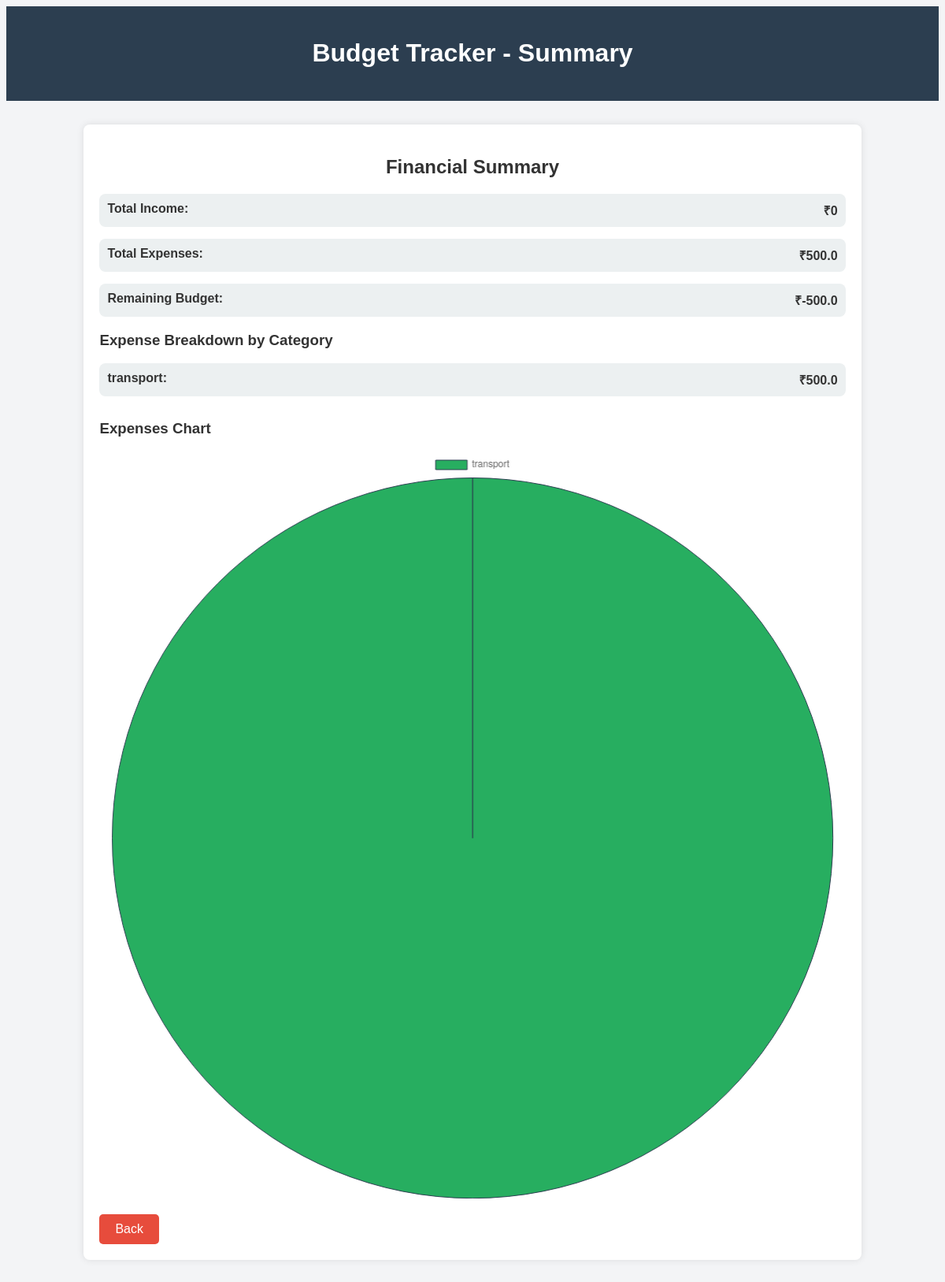
Before: /summary (signed in) with the older database file.
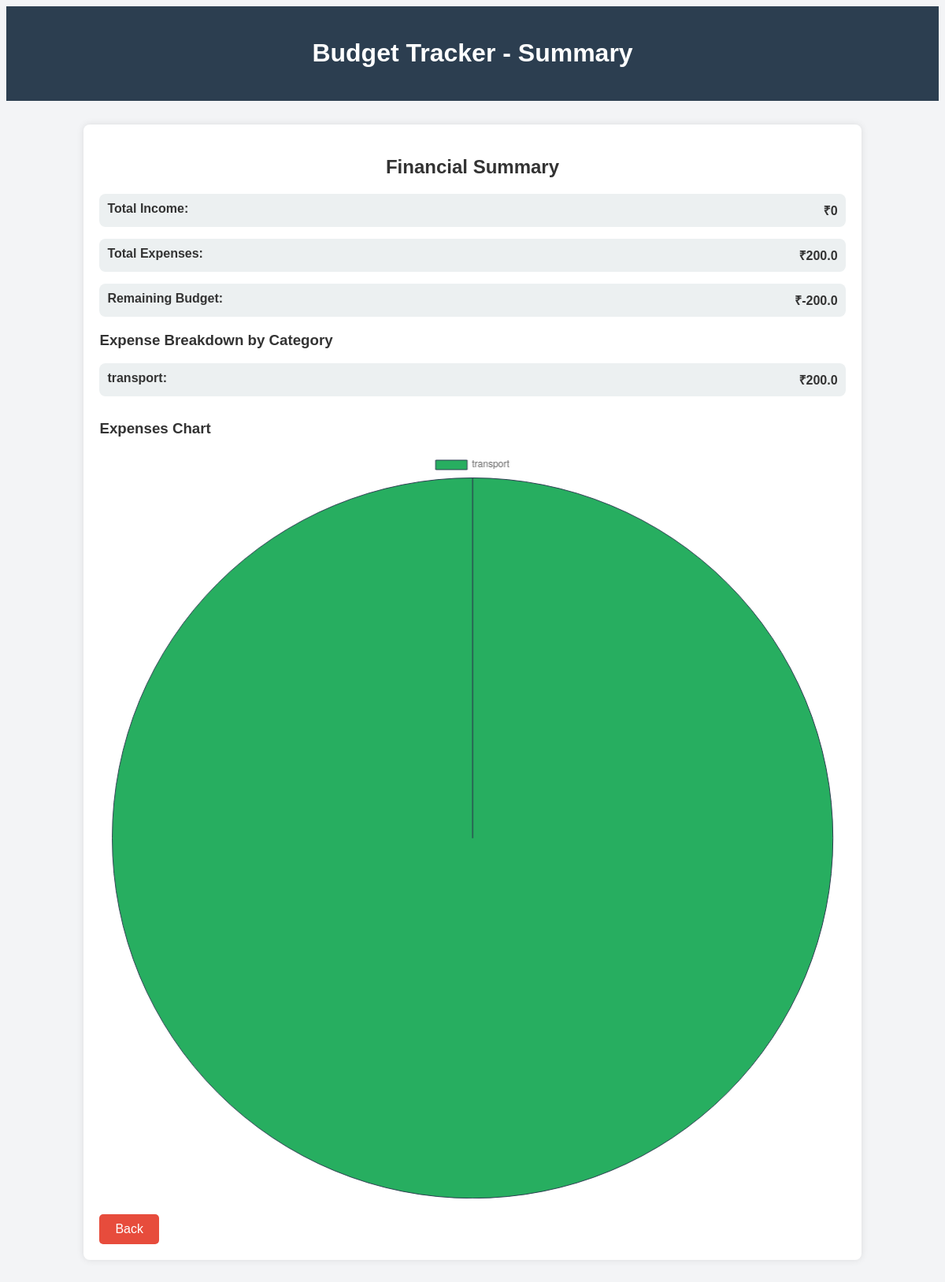
After: the same page with the newer database file.
### models.py (models this page shows)
class Transactions(db.Model):
    __tablename__ = 'transactions'  # Make sure this table name matches the database
    id = db.Column(db.Integer, primary_key=True)
    date = db.Column(db.String(10), nullable=False)
    type = db.Column(db.String(10), nullable=False)
    category = db.Column(db.String(50), nullable=False)
    amount = db.Column(db.Float, nullable=False)
    description = db.Column(db.String(200))
    user_id = db.Column(db.Integer, db.ForeignKey('users_new.id'), nullable=False)
    user = db.relationship('User', back_populates='transactions')

### app.py (the view)
@app.route('/summary')
def summary():
    if 'user_id' not in session:
        return redirect(url_for('login'))  # Redirect to login if not logged in
    user_id = session['user_id']
    category_expenses = db.session.query(Transactions.category, db.func.sum(Transactions.amount).label('total_amount'))\
        .filter(Transactions.type == 'Expense', Transactions.user_id == user_id)  \
        .group_by(Transactions.category).all()
    total_income_transactions = db.session.query(db.func.sum(Transactions.amount).label('total_income'))\
        .filter(Transactions.type == 'Income', Transactions.user_id == user_id).scalar() or 0
    monthly_salary = session.get('monthly_salary', 0)
    total_income = monthly_salary + total_income_transactions
    categories = [expense.category for expense in category_expenses]
    amounts = [expense.total_amount for expense in category_expenses]
    chart_data = {
        'pie': {
            'labels': categories,
            'datasets': [{
                'label': 'Expenses',
                'data': amounts,
                'backgroundColor': ['#27ae60', '#3498db', '#f39c12', '#e74c3c', '#9b59b6'],
                'borderColor': '#2c3e50',
                'borderWidth': 1
            }]
        },
        'bar': {
            'labels': categories,
            'datasets': [{
                'label': 'Expenses',
                'data': amounts,
                'backgroundColor': '#1abc9c',
                'borderColor': '#16a085',
                'borderWidth': 1
            }]
        }
    }
    total_expenses = sum(amounts)
    remaining_budget = total_income - total_expenses
    return render_template('summary.html',
                           category_expenses=category_expenses,
                           chart_data=chart_data,
                           total_income=total_income,
                           total_expenses=total_expenses,
                           remaining_budget=remaining_budget)

### templates/summary.html (shortened to what this page needs)
<!DOCTYPE html>
<html lang="en">
<head>
</head>
<body>
    <header>
        <h1>Budget Tracker - Summary</h1>
    </header>
    <div class="container">
        <h2>Financial Summary</h2>
        <div class="summary-item">
            <span>Total Income:</span>
            <span>₹{{ total_income }}</span>
        </div>
        <div class="summary-item">
            <span>Total Expenses:</span>
            <span>₹{{ total_expenses }}</span>
        </div>
        <div class="summary-item">
            <span>Remaining Budget:</span>
            <span>₹{{ remaining_budget }}</span>
        </div>
        <h3>Expense Breakdown by Category</h3>
        {% for expense in category_expenses %}
        <div class="summary-item">
            <span>{{ expense.category }}:</span>
            <span>₹{{ expense.total_amount }}</span>
        </div>
        {% endfor %}
        <div class="chart-container">
            <h3>Expenses Chart</h3>
            <canvas id="expenseChart"></canvas>
        </div>
        <a href="javascript:window.history.back();" class="back-btn">Back</a>
    </div>
    <script>
        // Fetch chart data from Flask passed context
        var chartData = {{ chart_data | tojson }};
        var chartType = 'pie';  // Default chart type
        // Initialize the chart
        var ctx = document.getElementById('expenseChart').getContext('2d');
        var expenseChart = new Chart(ctx, {
            type: chartType,
            data: chartData['pie'],
            options: {
                responsive: true,
                plugins: {
                    legend: {
                        position: 'top',
                    },
                    tooltip: {
                        callbacks: {
                            label: function(tooltipItem) {
                                return tooltipItem.label + ': ₹' + tooltipItem.raw;
                            }
                        }
                    }
                }
            }
        });
        // Switch between Pie and Bar chart
        document.getElementById('switchChartBtn').addEventListener('click', function() {
            if (chartType === 'pie') {
                chartType = 'bar';
                expenseChart.data = chartData['bar'];
                document.getElementById('switchChartBtn').textContent = 'Switch to Pie Chart';
            } else {
                chartType = 'pie';
                expenseChart.data = chartData['pie'];
                document.getElementById('switchChartBtn').textContent = 'Switch to Bar Chart';
            }
            expenseChart.update();
        });
        // Minimize/Expand the chart container
        document.getElementById('minimizeChartBtn').addEventListener('click', function() {
            var chartContainer = document.getElementById('chart-container');
            chartContainer.classList.toggle('minimized');
            var btnText = chartContainer.classList.contains('minimized') ? 'Maximize Chart' : 'Minimize Chart';
            document.getElementById('minimizeChartBtn').textContent = btnText;
        });
    </script>
</body>
</html>

### templates/summary.html (style rules this page uses)
body { font-family: Arial, sans-serif; background: #f3f4f6; color: #333; }
header { background: #2c3e50; color: white; padding: 20px; text-align: center; }
.container { width: 80%; margin: 30px auto; padding: 20px; background: white; box-shadow: 0 0 10px rgba(0, 0, 0, 0.1); border-radius: 8px; }
h2 { text-align: center; margin-bottom: 20px; }
.summary-item { display: flex; justify-content: space-between; margin-bottom: 15px; padding: 10px; background: #ecf0f1; border-radius: 8px; }
.summary-item span { font-weight: bold; }
.chart-container { margin-top: 30px; }
.chart-container canvas { width: 100%; }
.back-btn { background-color: #e74c3c; color: white; padding: 10px 20px; text-decoration: none; font-size: 16px; border-radius: 5px; margin-top: 20px; display: inline-block; text-align: center; }

Changed rows visible on the page:
changed Transactions "transport": total_amount "500.0" → "200.0"
Other visible differences:
{{ total_expenses }}: "500.0" → "200.0"
{{ remaining_budget }}: "-500.0" → "-200.0"
